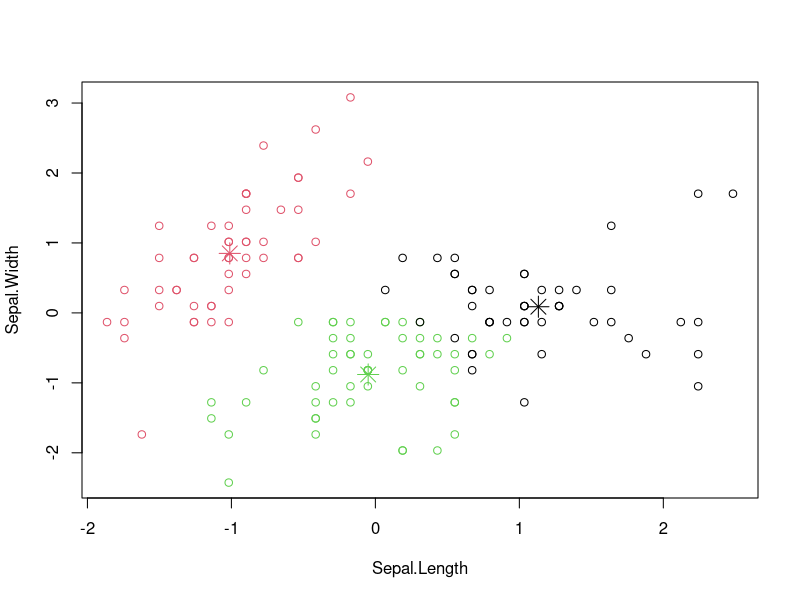

Source code (R): (Note: this script raises an error after producing the figure.)
iris2=iris
iris2$Species=NULL
#normalizo iris2, Notese el uso y sintaxis del bucle
for (j in 1:4) {x=iris2[,j] ; v=(x-mean(x))/sqrt(var(x)); iris2[,j]=v}
kmeans.result=kmeans(iris2,3)
kmeans.result
table(iris$Species,kmeans.result$cluster)
#Analisis de bondad
plot(iris2[c("Sepal.Length","Sepal.Width")], col=kmeans.result$cluster)
points(kmeans.result$centers[,c("Sepal.Length","Sepal.Width")],col=1:3,pch=8,cex=2)
x=kmeans.result$cluster
plotcluster(iris2,x)
shi= silhouette(kmeans.result$cluster,dist(iris2))
plot(shi,col=1:3)
#Calculo de algunas otras medidas de bondad del agrupamiento
#(Ver descripcion de la funcion)
group=kmeans.result$cluster
cluster.stats(dist(iris2),group,alt.clustering=as.integer(iris$Species))
